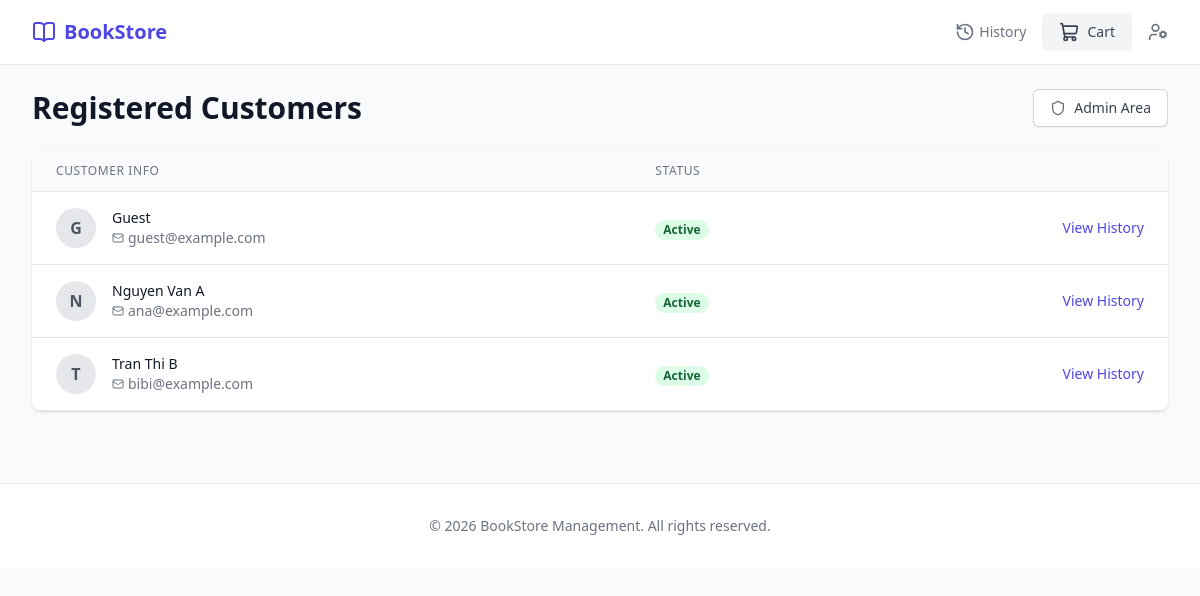
The app's page /customers/ with its own data.
### store/models/customer/models.py (models this page shows, shortened)
class Customer(models.Model):
    id = models.CharField(max_length=64, primary_key=True)
    name = models.CharField(max_length=255)
    email = models.EmailField(unique=True)
    password = models.CharField(max_length=255)

### store/controllers/customerController/views.py (the view)
# urls.py: path("customers/", customer_list, name="customer_list"),
def customer_list(request: HttpRequest) -> HttpResponse:
    customers = Customer.objects.all().order_by("name")
    return render(request, "staff/customers.html", {"customers": customers})

### store/templates/staff/customers.html (shortened to what this page needs)
{% extends 'base.html' %}
{% block content %}
<div class="space-y-6">
    <div class="flex items-center justify-between">
        <h1 class="text-3xl font-extrabold text-gray-900">Registered Customers</h1>
        <div class="flex gap-2">
            <a href="/staff/" class="inline-flex items-center px-4 py-2 border border-gray-300 shadow-sm text-sm font-medium rounded-md text-gray-700 bg-white hover:bg-gray-50">
                <i data-lucide="shield" class="mr-2 w-4 h-4 text-gray-500"></i>
                Admin Area
            </a>
        </div>
    </div>
    <div class="flex flex-col">
        <div class="-my-2 overflow-x-auto sm:-mx-6 lg:-mx-8">
            <div class="py-2 align-middle inline-block min-w-full sm:px-6 lg:px-8">
                <div class="shadow overflow-hidden border-b border-gray-200 sm:rounded-lg">
                    <table class="min-w-full divide-y divide-gray-200">
                        <thead class="bg-gray-50">
                            <tr>
                                <th scope="col" class="px-6 py-3 text-left text-xs font-medium text-gray-500 uppercase tracking-wider">
                                    Customer Info
                                </th>
                                <th scope="col" class="px-6 py-3 text-left text-xs font-medium text-gray-500 uppercase tracking-wider">
                                    Status
                                </th>
                                <th scope="col" class="relative px-6 py-3">
                                </th>
                            </tr>
                        </thead>
                        <tbody class="bg-white divide-y divide-gray-200">
                            {% if customers %}
                                {% for c in customers %}
                                <tr>
                                    <td class="px-6 py-4 whitespace-nowrap">
                                        <div class="flex items-center">
                                            <div class="flex-shrink-0 h-10 w-10">
                                                <div class="h-10 w-10 rounded-full bg-gray-200 flex items-center justify-center text-gray-600 font-bold">
                                                    {{ c.name|first|upper }}
                                                </div>
                                            </div>
                                            <div class="ml-4">
                                                <div class="text-sm font-medium text-gray-900">{{ c.name }}</div>
                                                <div class="text-sm text-gray-500 flex items-center">
                                                    <i data-lucide="mail" class="w-3 h-3 mr-1"></i>
                                                    {{ c.email }}
                                                </div>
                                            </div>
                                        </div>
                                    </td>
                                    <td class="px-6 py-4 whitespace-nowrap">
                                        <span class="px-2 inline-flex text-xs leading-5 font-semibold rounded-full bg-green-100 text-green-800">
                                            Active
                                        </span>
                                    </td>
                                    <td class="px-6 py-4 whitespace-nowrap text-right text-sm font-medium">
                                        <a href="#" class="text-indigo-600 hover:text-indigo-900">View History</a>
                                    </td>
                                </tr>
                                {% endfor %}
                            {% endif %}
                        </tbody>
                    </table>
                </div>
            </div>
        </div>
    </div>
</div>
{% endblock %}

### records on screen
Customer: name|first "G", name "Guest", email "guest@example.com"
Customer: name|first "N", name "Nguyen Van A", email "ana@example.com"
Customer: name|first "T", name "Tran Thi B", email "bibi@example.com"
